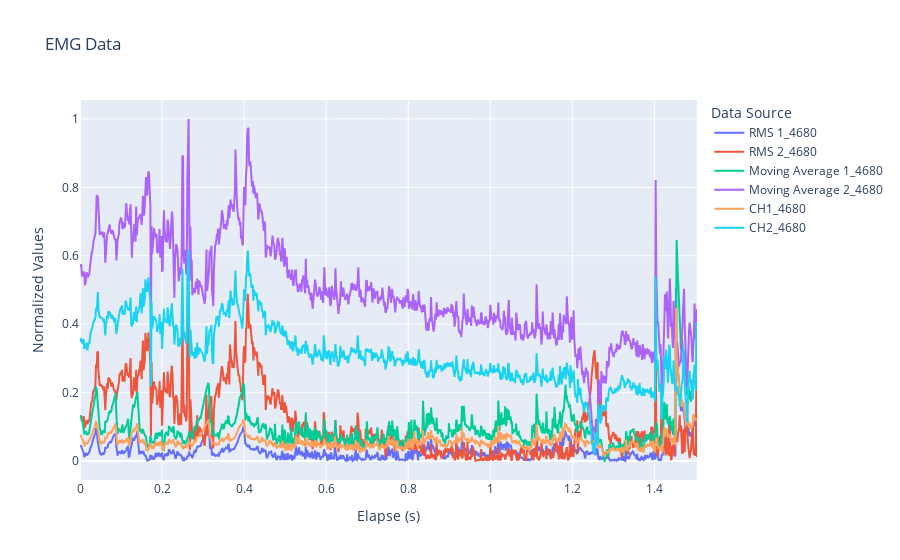

The cell this chart's notebook holds for it:
### Code cell
left.preprocess().figure().show()

### Figure 1 — Plotly figure (JSON) as saved in the notebook; plotly's stock layout.template omitted (floating-point values rounded to 4 significant figures; data arrays with more than 128 entries replaced by an {"elided": "..."} marker saying what was removed)
{"data": [{"name": "RMS 1_4680", "type": "scatter", "x": {"elided": "1001 float values"}, "y": {"elided": "1001 float values"}}, {"name": "RMS 2_4680", "type": "scatter", "x": {"elided": "1001 float values"}, "y": {"elided": "1001 float values"}}, {"name": "Moving Average 1_4680", "type": "scatter", "x": {"elided": "1001 float values"}, "y": {"elided": "1001 float values"}}, {"name": "Moving Average 2_4680", "type": "scatter", "x": {"elided": "1001 float values"}, "y": {"elided": "1001 float values"}}, {"name": "CH1_4680", "type": "scatter", "x": {"elided": "1001 float values"}, "y": {"elided": "1001 float values"}}, {"name": "CH2_4680", "type": "scatter", "x": {"elided": "1001 float values"}, "y": {"elided": "1001 float values"}}], "layout": {"legend": {"title": {"text": "Data Source"}}, "title": {"text": "EMG Data"}, "xaxis": {"title": {"text": "Elapse (s)"}}, "yaxis": {"title": {"text": "Normalized Values"}}}}
